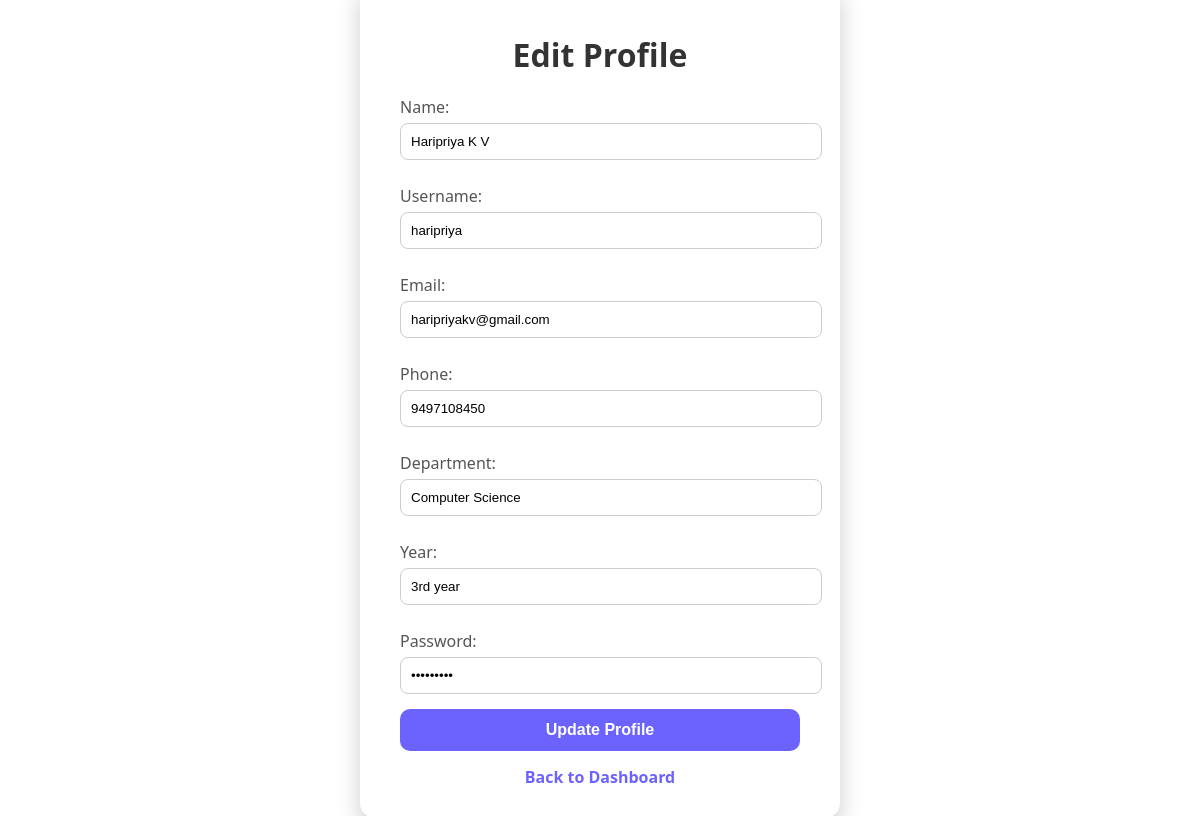
Screenshot of /student_edit/ (signed in) with the database file from the repository.
### lmsapp/models.py (models this page shows, shortened)
class student(models.Model):
    name = models.CharField(max_length=50)
    year = models.CharField(max_length=50)
    department = models.CharField(max_length=50)
    email = models.CharField(max_length=50)
    phone= models.IntegerField()
    username = models.CharField(max_length=50)
    password = models.CharField(max_length=50)

### lmsapp/views.py (the view, shortened to what this page needs)
# urls.py: path('student_edit/', views.student_edit, name='student_edit'),
def student_edit(request):
    student_id = request.session.get('id')
    if not student_id:
        messages.error(request, "You must login first")
        return redirect('studentlogin')
    stud = student.objects.get(id=student_id)
    return render(request, 'student_edit.html', {'student': stud})

### templates/student_edit.html (shortened to what this page needs)
<!DOCTYPE html>
<html>
<head>
</head>
<body>
    <div class="form-container">
        <h1>Edit Profile</h1>
        <form method="POST">
            <label>Name:</label>
            <input type="text" name="name" value="{{ student.name }}" required>
            <label>Username:</label>
            <input type="text" name="username" value="{{ student.username }}" required>
            <label>Email:</label>
            <input type="email" name="email" value="{{ student.email }}" required>
            <label>Phone:</label>
            <input type="text" name="phone" value="{{ student.phone }}" required>
            <label>Department:</label>
            <input type="text" name="department" value="{{ student.department }}" required>
            <label>Year:</label>
            <input type="text" name="year" value="{{ student.year }}" required>
            <label>Password:</label>
            <input type="password" name="password" value="{{ student.password }}" required>
            <button type="submit">Update Profile</button>
        </form>
        <a href="{% url 'studentdashboard' %}">Back to Dashboard</a>
    </div>
</body>
</html>

### templates/student_edit.html (style rules this page uses)
body { font-family: 'Segoe UI', Tahoma, Geneva, Verdana, sans-serif; margin: 0; padding: 0; display: flex; justify-content: center; align-items: center; height: 100vh; }
.form-container { background: white; padding: 30px 40px; border-radius: 15px; box-shadow: 0 10px 25px rgba(0,0,0,0.2); max-width: 400px; width: 90%; }
h1 { text-align: center; color: #333; margin-bottom: 20px; }
label { display: block; margin: 10px 0 5px; color: #555; }
input { width: 100%; padding: 10px; border-radius: 8px; border: 1px solid #ccc; margin-bottom: 15px; }
button { width: 100%; padding: 12px; border: none; border-radius: 10px; background-color: #6C63FF; color: white; font-size: 16px; font-weight: bold; cursor: pointer; transition: background 0.3s; }
a { display: block; text-align: center; margin-top: 15px; text-decoration: none; color: #6C63FF; font-weight: bold; }

### rows the page displays
student: name "Haripriya K V", username "haripriya", email "haripriyakv@gmail.com", phone "9497108450", department "Computer Science", year "3rd year"
